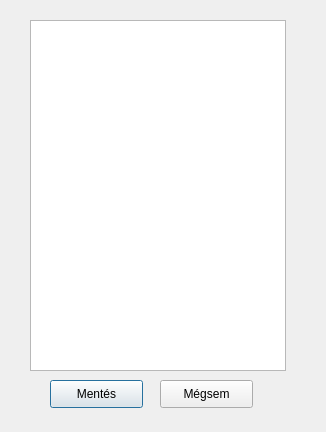
<?xml version="1.0" encoding="UTF-8"?>
<ui version="4.0">
 <class>MunkanapValt</class>
 <widget class="QDialog" name="MunkanapValt">
  <property name="geometry">
   <rect>
    <x>0</x>
    <y>0</y>
    <width>326</width>
    <height>432</height>
   </rect>
  </property>
  <property name="windowTitle">
   <string>Dialog</string>
  </property>
  <widget class="QTableView" name="tableView">
   <property name="geometry">
    <rect>
     <x>30</x>
     <y>20</y>
     <width>256</width>
     <height>351</height>
    </rect>
   </property>
  </widget>
  <widget class="QPushButton" name="mentButton">
   <property name="geometry">
    <rect>
     <x>50</x>
     <y>380</y>
     <width>93</width>
     <height>28</height>
    </rect>
   </property>
   <property name="text">
    <string>Mentés</string>
   </property>
  </widget>
  <widget class="QPushButton" name="cancelButton">
   <property name="geometry">
    <rect>
     <x>160</x>
     <y>380</y>
     <width>93</width>
     <height>28</height>
    </rect>
   </property>
   <property name="text">
    <string>Mégsem</string>
   </property>
  </widget>
 </widget>
 <resources/>
 <connections/>
</ui>
